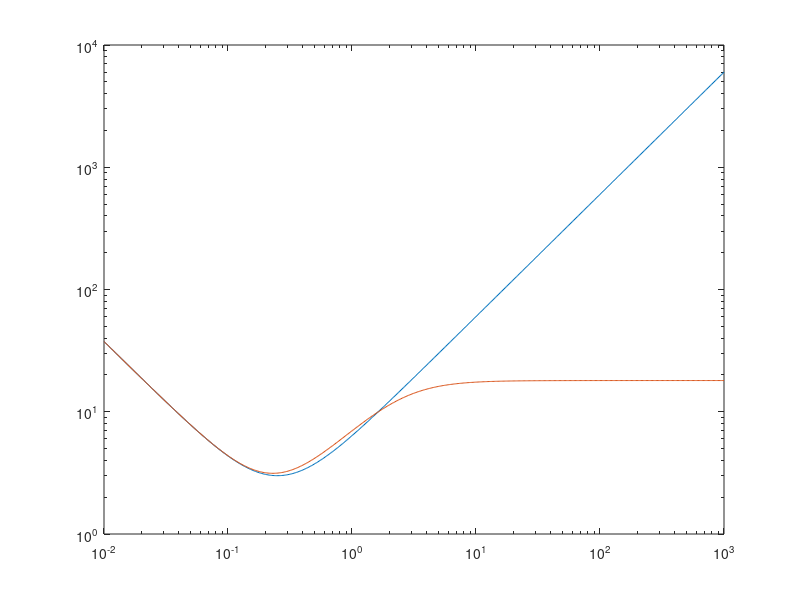

The MATLAB source for this figure: (Note: this script raises an error after producing the figure.)
%% C7_Ej4_FiltroDerivativo -- Notas: sección 7.6 (problemas de la acción derivativa)
% QUÉ HACE   Compara |Gc(jw)| del PID ideal (Kc=3, Ti=8, Td=2) sin filtro y con el
%            filtro derivativo Td s/(Td s/N + 1) para N = 5, 10, 20.
% OBSERVE    Sin filtro, la ganancia crece sin límite con la frecuencia: el ruido
%            de medida se amplifica. Con filtro, la ganancia se aplana en Kc(1+N).
% ESPERADO   Ruido 0.01 sin(100 t): amplitud en u de 6 sin filtro; 0.15, 0.30 y
%            0.60 con N = 5, 10 y 20.
% EXPLORE    Agregue a la medida ruido blanco y mida std(u) para cada N.
clear; close all; clc;

% [ini:filtro]
s = tf('s');  Kc = 3;  Ti = 8;  Td = 2;
C0 = Kc*(1 + 1/(Ti*s) + Td*s);                     % impropio: no se puede simular solo
w = logspace(-2, 3, 500);
loglog(w, squeeze(abs(freqresp(C0, w)))); hold on;
for N = [5 10 20]
    CN = Kc*(1 + 1/(Ti*s) + Td*s/(Td*s/N + 1));    % propio
    loglog(w, squeeze(abs(freqresp(CN, w))));
    fprintf('N = %2d: |Gc(j100)| x 0.01 = %.3f   (cota Kc(1+N) = %d)\n', N, 0.01*abs(evalfr(CN, 100j)), Kc*(1+N));
end
grid on; xlabel('\omega (rad/s)'); legend('sin filtro', 'N = 5', 'N = 10', 'N = 20');
% [fin:filtro]
